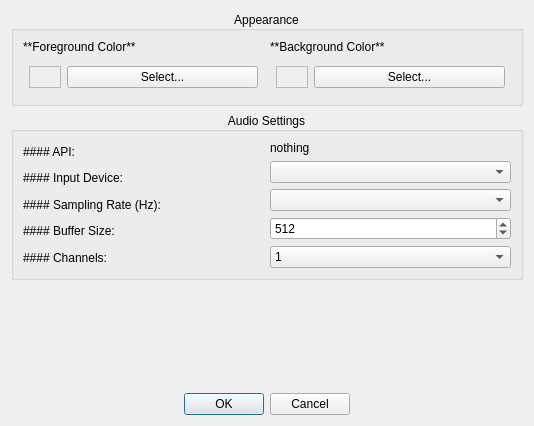
<?xml version="1.0" encoding="UTF-8"?>
<ui version="4.0">
 <class>SettingsDialog</class>
 <widget class="QDialog" name="SettingsDialog">
  <property name="geometry">
   <rect>
    <x>0</x>
    <y>0</y>
    <width>534</width>
    <height>426</height>
   </rect>
  </property>
  <property name="windowTitle">
   <string>Settings</string>
  </property>
  <layout class="QGridLayout" name="gridLayout">
   <item row="1" column="0">
    <widget class="QGroupBox" name="groupBox_2">
     <property name="title">
      <string>Audio Settings</string>
     </property>
     <property name="alignment">
      <set>Qt::AlignCenter</set>
     </property>
     <layout class="QGridLayout" name="gridLayout_3">
      <item row="0" column="0">
       <layout class="QHBoxLayout" name="horizontalLayout_3">
        <item>
         <layout class="QVBoxLayout" name="verticalLayout_4">
          <item>
           <widget class="QLabel" name="label_7">
            <property name="maximumSize">
             <size>
              <width>16777215</width>
              <height>28</height>
             </size>
            </property>
            <property name="text">
             <string>#### API:</string>
            </property>
            <property name="textFormat">
             <enum>Qt::MarkdownText</enum>
            </property>
            <property name="scaledContents">
             <bool>false</bool>
            </property>
           </widget>
          </item>
          <item>
           <widget class="QLabel" name="label_3">
            <property name="maximumSize">
             <size>
              <width>16777215</width>
              <height>28</height>
             </size>
            </property>
            <property name="text">
             <string>#### Input Device:</string>
            </property>
            <property name="textFormat">
             <enum>Qt::MarkdownText</enum>
            </property>
            <property name="scaledContents">
             <bool>false</bool>
            </property>
           </widget>
          </item>
          <item>
           <widget class="QLabel" name="label_6">
            <property name="maximumSize">
             <size>
              <width>16777215</width>
              <height>28</height>
             </size>
            </property>
            <property name="text">
             <string>#### Sampling Rate (Hz):</string>
            </property>
            <property name="textFormat">
             <enum>Qt::MarkdownText</enum>
            </property>
            <property name="scaledContents">
             <bool>false</bool>
            </property>
           </widget>
          </item>
          <item>
           <widget class="QLabel" name="label_5">
            <property name="maximumSize">
             <size>
              <width>16777215</width>
              <height>28</height>
             </size>
            </property>
            <property name="text">
             <string>#### Buffer Size:</string>
            </property>
            <property name="textFormat">
             <enum>Qt::MarkdownText</enum>
            </property>
            <property name="scaledContents">
             <bool>false</bool>
            </property>
           </widget>
          </item>
          <item>
           <widget class="QLabel" name="label_4">
            <property name="maximumSize">
             <size>
              <width>16777215</width>
              <height>28</height>
             </size>
            </property>
            <property name="text">
             <string>#### Channels:</string>
            </property>
            <property name="textFormat">
             <enum>Qt::MarkdownText</enum>
            </property>
            <property name="scaledContents">
             <bool>false</bool>
            </property>
           </widget>
          </item>
         </layout>
        </item>
        <item>
         <layout class="QVBoxLayout" name="verticalLayout_3">
          <item>
           <widget class="QLabel" name="labelAPI">
            <property name="maximumSize">
             <size>
              <width>16777215</width>
              <height>28</height>
             </size>
            </property>
            <property name="text">
             <string>nothing</string>
            </property>
            <property name="textFormat">
             <enum>Qt::MarkdownText</enum>
            </property>
            <property name="scaledContents">
             <bool>false</bool>
            </property>
           </widget>
          </item>
          <item>
           <widget class="QComboBox" name="comboInputDevices"/>
          </item>
          <item>
           <widget class="QComboBox" name="comboSamplingRates"/>
          </item>
          <item>
           <widget class="QSpinBox" name="spinBufferSize">
            <property name="minimum">
             <number>16</number>
            </property>
            <property name="maximum">
             <number>8192</number>
            </property>
            <property name="singleStep">
             <number>2</number>
            </property>
            <property name="value">
             <number>512</number>
            </property>
           </widget>
          </item>
          <item>
           <widget class="QComboBox" name="comboNumChannels">
            <item>
             <property name="text">
              <string>1</string>
             </property>
            </item>
            <item>
             <property name="text">
              <string>2</string>
             </property>
            </item>
           </widget>
          </item>
         </layout>
        </item>
       </layout>
      </item>
     </layout>
    </widget>
   </item>
   <item row="3" column="0">
    <widget class="QDialogButtonBox" name="buttonBox">
     <property name="standardButtons">
      <set>QDialogButtonBox::Cancel|QDialogButtonBox::Ok</set>
     </property>
     <property name="centerButtons">
      <bool>true</bool>
     </property>
    </widget>
   </item>
   <item row="0" column="0">
    <widget class="QGroupBox" name="groupBox">
     <property name="maximumSize">
      <size>
       <width>16777215</width>
       <height>150</height>
      </size>
     </property>
     <property name="title">
      <string>Appearance</string>
     </property>
     <property name="alignment">
      <set>Qt::AlignCenter</set>
     </property>
     <layout class="QGridLayout" name="gridLayout_2">
      <item row="0" column="0">
       <layout class="QVBoxLayout" name="verticalLayout">
        <item>
         <widget class="QLabel" name="label">
          <property name="maximumSize">
           <size>
            <width>16777215</width>
            <height>32</height>
           </size>
          </property>
          <property name="text">
           <string>**Foreground Color**</string>
          </property>
          <property name="textFormat">
           <enum>Qt::MarkdownText</enum>
          </property>
          <property name="scaledContents">
           <bool>false</bool>
          </property>
         </widget>
        </item>
        <item>
         <layout class="QHBoxLayout" name="horizontalLayout">
          <property name="spacing">
           <number>6</number>
          </property>
          <property name="leftMargin">
           <number>6</number>
          </property>
          <property name="topMargin">
           <number>6</number>
          </property>
          <property name="rightMargin">
           <number>6</number>
          </property>
          <property name="bottomMargin">
           <number>6</number>
          </property>
          <item>
           <widget class="QFrame" name="frameFGColor">
            <property name="maximumSize">
             <size>
              <width>32</width>
              <height>32</height>
             </size>
            </property>
            <property name="autoFillBackground">
             <bool>true</bool>
            </property>
            <property name="styleSheet">
             <string notr="true"/>
            </property>
            <property name="frameShape">
             <enum>QFrame::StyledPanel</enum>
            </property>
            <property name="frameShadow">
             <enum>QFrame::Raised</enum>
            </property>
           </widget>
          </item>
          <item>
           <widget class="QPushButton" name="buttonFGColorSelect">
            <property name="text">
             <string>Select...</string>
            </property>
           </widget>
          </item>
         </layout>
        </item>
       </layout>
      </item>
      <item row="0" column="1">
       <layout class="QVBoxLayout" name="verticalLayout_2">
        <item>
         <widget class="QLabel" name="label_2">
          <property name="maximumSize">
           <size>
            <width>16777215</width>
            <height>32</height>
           </size>
          </property>
          <property name="text">
           <string>**Background Color**</string>
          </property>
          <property name="textFormat">
           <enum>Qt::MarkdownText</enum>
          </property>
          <property name="scaledContents">
           <bool>false</bool>
          </property>
         </widget>
        </item>
        <item>
         <layout class="QHBoxLayout" name="horizontalLayout_2">
          <property name="spacing">
           <number>6</number>
          </property>
          <property name="leftMargin">
           <number>6</number>
          </property>
          <property name="topMargin">
           <number>6</number>
          </property>
          <property name="rightMargin">
           <number>6</number>
          </property>
          <property name="bottomMargin">
           <number>6</number>
          </property>
          <item>
           <widget class="QFrame" name="frameBGColor">
            <property name="maximumSize">
             <size>
              <width>32</width>
              <height>32</height>
             </size>
            </property>
            <property name="autoFillBackground">
             <bool>true</bool>
            </property>
            <property name="frameShape">
             <enum>QFrame::StyledPanel</enum>
            </property>
            <property name="frameShadow">
             <enum>QFrame::Raised</enum>
            </property>
           </widget>
          </item>
          <item>
           <widget class="QPushButton" name="buttonBGColorSelect">
            <property name="text">
             <string>Select...</string>
            </property>
           </widget>
          </item>
         </layout>
        </item>
       </layout>
      </item>
     </layout>
    </widget>
   </item>
   <item row="2" column="0">
    <spacer name="verticalSpacer">
     <property name="orientation">
      <enum>Qt::Vertical</enum>
     </property>
     <property name="sizeHint" stdset="0">
      <size>
       <width>20</width>
       <height>40</height>
      </size>
     </property>
    </spacer>
   </item>
  </layout>
 </widget>
 <resources/>
 <connections/>
</ui>
